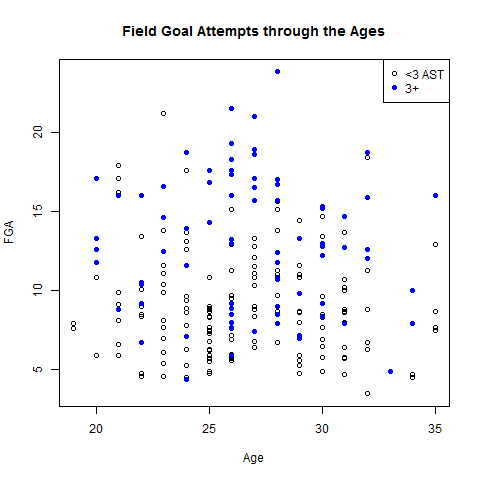

This figure's R source:

nba16 <- read.csv("17jan4nba.csv")
#nba 16-17 data for per game stats, CSV copied into a text file from basketball-reference.com 

#due to backslashes being the escape character in R, we must split the players' names from their
#basketball-reference IDs at the \ and then select only their name 

median(nba16$MP)

#Median minutes played PER GAME is 20.3 

players <- nba16$Player   #take the players names
players <- as.character(players) #turn them into characters for splitting 
players <- strsplit(players, "\\\\") #doing as.character makes \ -> \\ which requires "\\\\" to remove 
players <- lapply(players, function(elem) elem[1]) #the column is c(name, basketball-reference ID) 
players <- sapply(players, as.factor) #change it back into a factor 
nba16$Player <- players #replace the original 

# nba16 <- subset(nba16, select = -c(X,X.1))
#gap columns from Basketball-reference CSV are removed - GAP COLUMNS NOT IN PER GAME STATS  
 
minminutes <- function(mins) {                            #for per game, select Player:PS.G
  subset(nba16, subset = MP > mins, select = Player:PS.G)  #for advanced stats use Player:VORP 
}

nba16min20 <- minminutes(20) #20.3 is median minutes played per game 
library(dplyr)  #I like tibbles

nba <- tbl_df(nba16min20)
nbateams <- group_by(nba,Tm)

#plots for players <= 35  [vast majority of current players, as seen through with(nba,boxplot(Age)]
nba35 <- filter(nbateams, Age <=35)
with(nba35, plot(Age, FGA)) #everyone under 35, FGA vs Age 
title(main = "Field Goal Attempts through the Ages")
legend("topright", legend = c("<3 AST","3+"), col = c("black","blue"), pch = c(1,19))

nba35AST3 <- filter(nba35, AST >= 3) #players under 3 that average 3+ assists/game 
with(nba35AST3, points(Age, FGA, col = "blue", pch = 19))#color assisters blue, note: 1 player falls in the legend 
